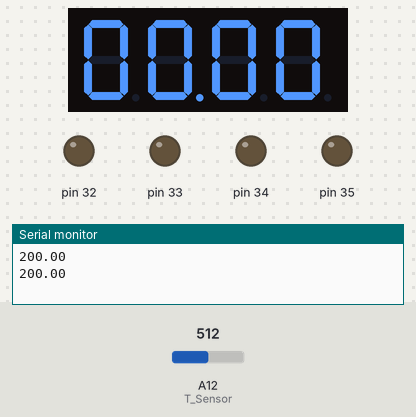
The sketch below on a simulated Arduino Mega 2560, built with avr-gcc and run on an emulated ATmega2560. Parts: 4-digit seven-segment display, output pins drawn as LEDs (lit = HIGH), the last lines printed to the serial monitor. Wiring (inferred from the names in the program): 4-digit 7-segment display, segments lit when HIGH: segments pin 36, pin 37, pin 38, pin 39, pin 40, pin 41, pin 42, pin 43; digit selects pin 28, pin 29, pin 30, pin 31. The inputs (shaded band) are chosen by the test bench; at power-on: A12 (T_Sensor) = 512. The segment pins are drawn as the display they are named for; pins used as bus, display or sensor lines are not drawn.

Above: at 1.2 s.
1.3 s: A12 (T_Sensor) set to 900
At 1.8 s:
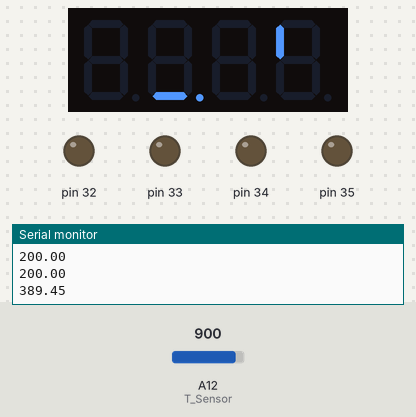
2.9 s: A12 (T_Sensor) set to 1023
At 4.6 s:
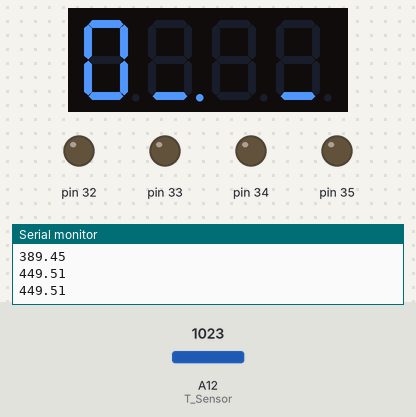
5.0 s: A12 (T_Sensor) set to 34
At 6.2 s:
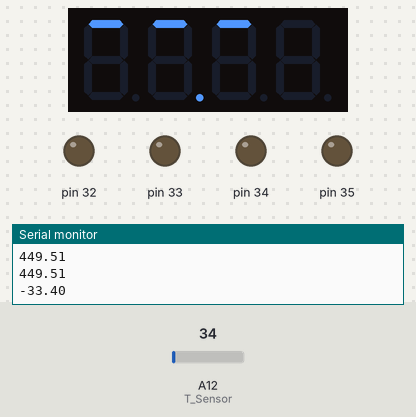
7.1 s: A12 (T_Sensor) set to 52
At 8.9 s:
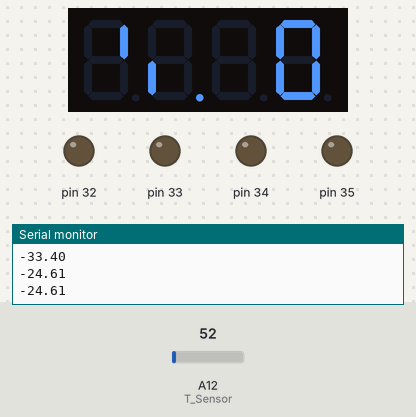
9.2 s: A12 (T_Sensor) set to 32
At 10.6 s:
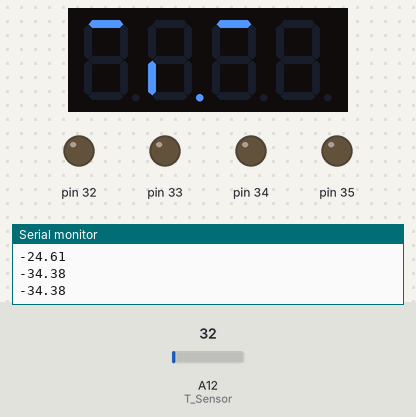
11.3 s: A12 (T_Sensor) set to 54
At 13.4 s:
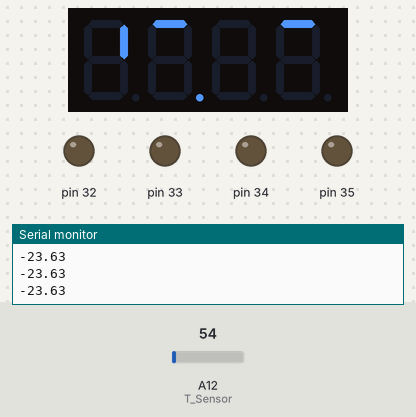
Timing chart, 0 to 14.4 s (numbered marks = the images above; inputs shaded):
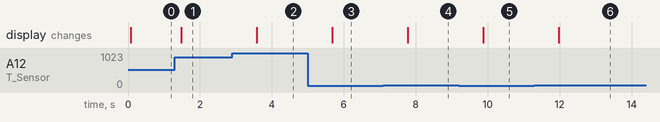

Measured:
- after the input at 1.3 s, the display: changes after 0.18 s (image 1)
- after the input at 2.9 s, the display: changes after 0.68 s (image 2)
- after the input at 5.0 s, the display: changes after 0.68 s (image 3)
- after the input at 7.1 s, the display: changes after 0.68 s (image 4)
- after the input at 9.2 s, the display: changes after 0.68 s (image 5)
- after the input at 11.3 s, the display: changes after 0.68 s (image 6)

The sketch:

01_CT_project4.ino
```cpp
#define T_Sensor A12
int counter;
int dig[4]={1,5,3,1}; //세그먼트에 표시할 것
int pin[8]={36,37,38,39,40,41,42,43};// VIN 역할 핀
int com[4]={28,29,30,31};//Common GND 역할 핀
int prevtime = 0; //LED 표시한 마지막 시간
int digits[10][8]= //숫자
{
  {0,0,0,0,0,0,1,1},
  {1,0,0,1,1,1,1,1},
  {0,0,1,0,0,1,0,1},
  {0,0,0,0,1,1,0,1},
  {1,0,0,1,1,0,0,1},
  {0,1,0,0,1,0,0,1},
  {0,1,0,0,0,0,0,1},
  {0,0,0,1,1,1,1,1},
  {0,0,0,0,0,0,0,1},
  {0,0,0,0,1,0,0,1}
};
void setup(){
  Serial.begin(9600);
  for (int i=36;i<44;i++){
    pinMode(i,OUTPUT);
  }
  for (int i=28;i<42;i++){
    pinMode(i,OUTPUT);
  }
  setTemp();
}
void loop(){
  if((millis() / 100) - prevtime > 6) { //약 0.6초마다 온도 체크
    setTemp();
    prevtime = millis() / 100;
    }
  for (int i=0;i<4;i++){ //세그먼트 표시
    for (int j=0;j<4;j++){
      digitalWrite(com[j],HIGH);
    }
    for (int num=0;num<8;num++){
      digitalWrite(pin[num],!digits[dig[3-i]][num]);
    }
    if(i == 1)digitalWrite(pin[7],HIGH);
    digitalWrite(com[i],LOW);
    delay(1);
  }
}

void setTemp(){
  counter = 100*check_temp();
  for(int i = 0; i<4;i++){
      dig[i] = counter % 10;
      counter /= 10;
    }
  } //온도를 읽어 세그먼트에 들어갈 숫자로 바꾼다. 0~99.99도까지만 가능함.
#define SUM 100
float prev_temp = 0;
float check_temp() {
  float meanvolt = 0;
  for(int i=0;i<SUM;i++)meanvolt+=analogRead(T_Sensor)*0.5/1024;
  meanvolt = meanvolt/SUM*10;
  float celsiustemp=(meanvolt-0.5)*100;
  Serial.println(celsiustemp);
  if(abs(prev_temp-celsiustemp)>0.05)prev_temp=celsiustemp;
  else celsiustemp=prev_temp;
  return celsiustemp;
} // 온도 읽기 - 100번 읽어 평균을 내서 정확한 값을 도출한다
```
